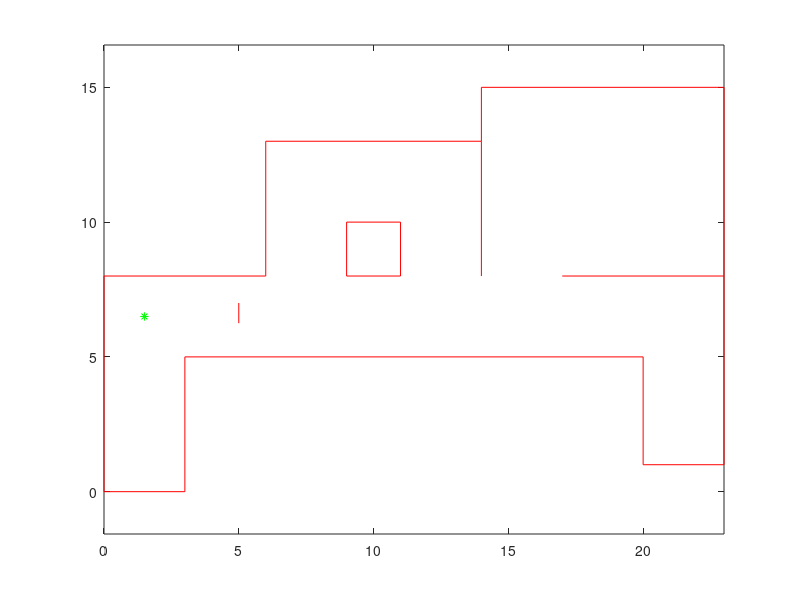

This figure's MATLAB source: (Note: this script raises an error after producing the figure.)
% This script creates a map and generates a set of scan points from two differenct
% locations within that map.   It then tries to align those two scans.


% This function differs from testICP04.m in that it quantizes the first scan's points
% into a grid to simulate what will happen with an occupancy map.  It also has a much
% bigger map now.  
% This version restricts ranges to less than 8 meters

% version 04E differs from 04D in that it takes three scans and progressively aligns
% them.  

close all
clc

initialPosition = [1.5 6.5]; % in meters
initialAngle = 0; % in radians

offsetPosition = [1 .1];
offsetAngle = .1;
offsetPosition2 = [1 -.2];
offsetAngle2 = -.3;

useMaximumRange = 1;
useMovingObject = 1;

noiseMagnitude = 00;
movingObjectHeight = .75;
movingObjectTop = 7;


% Create the map to be scanned.  Each row is [x y x y] and represents a line
% segment.

% map = [-3,4,3,4;...      % This was the original map
%        3,4,3,-4;...
%        3,-4, 0,-3.5;...
%        0,-3.5,-3,-4;...
%        -3,-4, -3,4];
    
map = [0,0,0,8;...      % 1
       0,8,6,8;...      % 2
       6,8,6,13;...     % 3
       6,13,14,13;...   % 4
       14,13,14,8;...   % 5
       14,13,14,15;...  % 6
       14,15,23,15;...  % 7
       23,15,23,8;...   % 8
       17,8,23,8;...    % 9
       23,8,23,1;...    % 10
       20,1,23,1;...    % 11
       20,5,20,1;...    % 12
       3,5,20,5;...     % 13
       3,5,3,0;...      % 14
       0,0,3,0;...      % 15
       9,8,9,10;...     % 16
       9,10,11,10;...   % 17
       11,10,11,8;...   % 18
       9,8,11,8];       % 19
    
if useMovingObject == 1
   map = [map;...
          5,movingObjectTop,5,movingObjectTop-movingObjectHeight];        % 20 - extra 'wall' to simulate a moving object
end
    
% Draw the map
figure(3)
clf
for I = 1:size(map,1)
   plot([map(I,1); map(I,3)],[map(I,2); map(I,4)], 'r');
   hold on
end
axis equal
plot(initialPosition(1),initialPosition(2),'g*');
    
    
% First scan
numberOfRays = 260;
robotPosition = initialPosition; 
robotAngle = initialAngle; 


ranges1 = doScan(robotPosition,robotAngle,numberOfRays,noiseMagnitude,map);
XY1 = rangesToXY(ranges1);


% Get rid of max range values
if useMaximumRange == 0
   rangesToUse = ranges1 < 8;
   XY1 = XY1(rangesToUse == 1,:);
end

plot(XY1(:,1)+initialPosition(1), XY1(:,2)+ initialPosition(2),'g.')

% ################
% Quantize the map
% ################
% gridSize = .01;
% XY1B = int32(XY1 ./ gridSize); % These will be integer numbers so convert back to floats
% XY1B = double(XY1B) * gridSize;

XY1B =XY1;


% Second scan
if useMovingObject == 1
   map(20,:) = [7,movingObjectTop,7,movingObjectTop - movingObjectHeight];  % move the 'moving' object
end
   
numberOfRays = 260;
robotPosition = initialPosition + offsetPosition;
robotAngle = initialAngle + offsetAngle;


ranges2 = doScan(robotPosition,robotAngle,numberOfRays,noiseMagnitude,map);
XY2 = rangesToXY(ranges2);

if useMaximumRange == 0
   rangesToUse = ranges2 < 8;
   XY2 = XY2(rangesToUse == 1,:);
end


% Third scan
if useMovingObject == 1
   map(20,:) = [8,movingObjectTop,8,movingObjectTop - movingObjectHeight];  % move the 'moving' object
end

numberOfRays = 260;
robotPosition = robotPosition + offsetPosition2;
robotAngle = robotAngle + offsetAngle2;


ranges3 = doScan(robotPosition,robotAngle,numberOfRays,noiseMagnitude,map);
XY3 = rangesToXY(ranges3);

if useMaximumRange == 0
   rangesToUse = ranges3 < 8;
   XY3 = XY3(rangesToUse == 1,:);
end






[rotationMatrix, translation] = ICP05(XY1B, XY2); % 1B because I was testing
                                                  % quantization 
disp('offset1:'); 
disp(offsetPosition);
disp('rotation1:')
disp(offsetAngle)

disp('computed offset1:'); 
disp(translation);
disp('computed rotation1:')
rotm3D = [rotationMatrix [0;0]; 0 0 0];
rotAngle = rotm2eul(rotm3D);
disp(rotAngle)


[rotationMatrix2, translation2] = ICP05(XY2, XY3);



disp('offset1:'); 
disp(offsetPosition2);
disp('rotation1:')
disp(offsetAngle2)

disp('computed offset2:'); 
disp(translation2);
disp('computed rotation2:')
rotm3D = [rotationMatrix2 [0;0]; 0 0 0];
rotAngle = rotm2eul(rotm3D);
disp(rotAngle)



cumulativeTransform = [rotationMatrix translation'; [0 0 1]]; 

% transform the 2nd set of points now
XY2temp = [XY2 ones(size(XY2,1),1)]; 
XY2temp = (cumulativeTransform * XY2temp')';
XY2 = XY2temp(:,1:2);

% update the cumulative transformation matrix
tempTransform = [rotationMatrix2 translation2'; [0 0 1]]; 
cumulativeTransform = cumulativeTransform * tempTransform;

XY3temp = [XY3 ones(size(XY3,1),1)]; 
XY3temp = (cumulativeTransform * XY3temp')';
XY3 = XY3temp(:,1:2);





% Plot things out and see how it did.
figure(1);
clf
plot(XY1B(:,1),XY1B(:,2),'.r');
hold on
plot(XY2(:,1),XY2(:,2),'.g');
plot(XY3(:,1),XY3(:,2),'.b');

rotm3D = [rotationMatrix [0;0]; 0 0 0];

computedAngle = rotm2eul(rotm3D);

% Report the angle and displacement that it found
fprintf('Given translation: \t%f, %f\n',offsetPosition);
fprintf('Computed translation: \t%f, %f\n',translation);
fprintf('Given angle: %f\n',offsetAngle);
fprintf('Computed angle: %f\n',computedAngle(1));

axis equal



